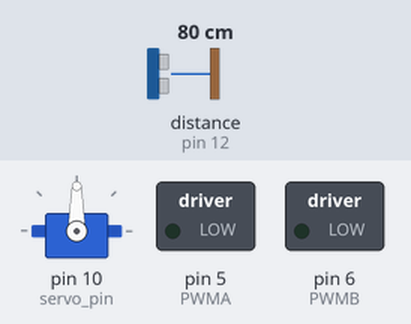
The sketch below on a simulated Arduino Uno, built with avr-gcc and run on an emulated ATmega328P. On the bench: servo, switched loads named in the sketch (green lamp = pin HIGH). Wiring (inferred from the names in the program): ultrasonic range finder: trigger pin 13; echo pin 12. The test bench sets the inputs (shaded band); at power-on: distance to the obstacle (sensor on pin 12) 80 cm. The echo pulse lasts 58.3 µs per cm; random numbers use the default seed unless the sketch sets one; pins used as bus, display or sensor lines are not drawn.

Above: at 0.1 s.
6.3 s: distance to the obstacle (sensor on pin 12) set to 2 cm
At 7.2 s:
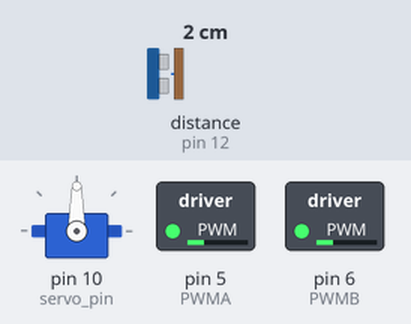
9.3 s: distance to the obstacle (sensor on pin 12) set to 35 cm
12.3 s: distance to the obstacle (sensor on pin 12) set to 4 cm
At 13.3 s:
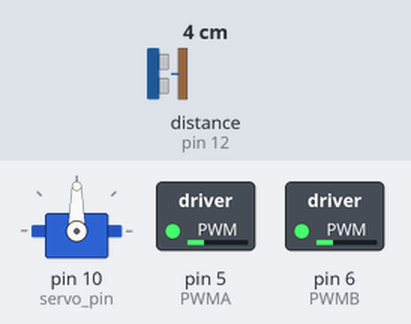
15.3 s: distance to the obstacle (sensor on pin 12) set to 60 cm
18.3 s: distance to the obstacle (sensor on pin 12) set to 9 cm
At 19.1 s:
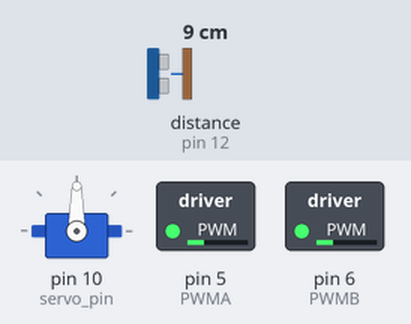
Timing chart, 0 to 22.3 s (numbered marks = the images above; inputs shaded):
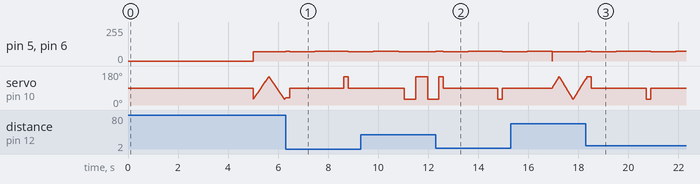

Measured:
- after the input at 6.3 s, pin 5 (PWMA), pin 6 (PWMB): 70/255 → 75/255 at once, → 70/255 0.14 s later, → 75/255 1.0 s later, → 70/255 1.4 s later
- after the input at 12.3 s, pin 5 (PWMA), pin 6 (PWMB): 70/255 → 75/255 at once, → 70/255 0.29 s later, → 75/255 1.0 s later, → 70/255 1.4 s later
- after the input at 18.3 s, pin 5 (PWMA), pin 6 (PWMB): goes 75/255 0.22 s, 70/255 1.0 s, 75/255 1.4 s, 70/255 1.0 s, then 75/255, starting at once

The sketch:

005_Car_servo_sensor_v3.ino
```cpp
/*
for the SmartCar Shield v1.1, this has the TB6612FNG H-Bridge motor controller https://dronebotworkshop.com/tb6612fng-h-bridge/
*/

#define PWMA 5 //this pin controls speed of motor A (left) - analog value 30-255 only (min speed 30 from experimentation, anything below this does not deliver sufficient power to run all 4 motors)
#define PWMB 6 //this pin controls speed of motor B (right) - analog value 30-255 only
#define AIN1 7 //controls power to motor A --read the RED labels on the pinout on the circuit schematic for the shield. https://drive.google.com/file/d/17PbbtRU9EobVzNFHf3JRnfc0aW9sLZYT/view?usp=sharing
#define BIN1 8 //controls power to motor B
#define STBY 3 //standby pin
float MotorSpeed =70; //fixed motor speed for now - write this to PWM. will later have this variable rewritten using a controller. If A and B have different speeds, the car will turn.

/*
---MOTOR SIDES---
LEFT  Motors A. FRONT M1, REAR M4
RIGHT Motors B. FRONT M2, REAR M3 --note that FRONT and REAR motors cannot be controlled individually.

---CONTROLLING THE MOTORS--- both motors A and B have 2 inputs.
IN1 	IN2 	Mode
HIGH  HIGH 	Short Brake --since IN2 is IN1 passed through Schmitt, I am not sure how to get these first 2 motor modes...
LOW  	LOW 	Stop ^
HIGH  LOW   Clockwise
LOW 	HIGH 	Counterclockwise

---DIRECTIONALS---
Dir     Motor A   Motor B
FORWARD HIGH      HIGH
REVERSE LOW       LOW
LEFT    HIGH      LOW
RIGHT   LOW       HIGH

---MOTOR SPEEDS (on carpet)---
Experiment, run the car for 1000ms, then pause. Measure distance in meters.

PWM value   Speed m/s
30          0.06
50          0.13
100         0.29
125         0.37
150         0.47
200         0.63
255         0.81
*/

#define trig 13 //define ultrasonic trig pin on the arduino
#define echo 12 //the echo pin on the ultrasonic sensor
float distance;
float pulse_time;
int hit = 20; //minimum distance to avoid collision in cm

#include <Servo.h>
#define servo_pin 10 //define pin connection for the servo
Servo scanner; //create a named servo called scanner
float pos=40; //create a variable that can be adjusted to be the angle of the servo 0-180 only. 0-90 = right side, 90-180 = left side

void setup() {
  Serial.begin(9600);
  digitalWrite(STBY,HIGH); //forums suggest STBY on the H-bridge needs to be held HIGH for the bridge to work. Testing shows this to be the case.

  pinMode(trig,OUTPUT); //define the ultrasonic pins as outout (trigger) and input (echo)
  pinMode(echo,INPUT);

  scanner.attach(servo_pin); //attach the servo to the arduino
  delay(5000); //just so the car doesnt start immediately with the USB cable still connected.
}

void loop() {
  for (pos=30; pos<=150; pos=pos+2){ //scan constantly between 30 and 150deg
    scanner.write(pos);
    distance_check();
    avoidance(); //check to see if an avoidance manouevure is needed
    delay(5); //a delay of 5ms is needed otherwise the servo does not have time to turn.
  }

  for (pos=150; pos>=30; pos=pos-2){ //scan constantly from 150 back to 30deg
    scanner.write(pos);
    distance_check();
    avoidance(); //check to see if an avoidance manouevure is needed - otherwise move forward. this is entirely embedded within this function
    delay(5);
  }
}

/* main functions for motion of the car defined below */

void distance_check(){
  digitalWrite(trig,LOW);
  delayMicroseconds(2); //this guarantees no signal is currently being sent
  digitalWrite(trig,HIGH);
  delayMicroseconds(10); //send a 10us long burst of ultrasonic pulses -- this can be higher or lower, but 10us seems to work best
  digitalWrite(trig,LOW);

  pulse_time = pulseIn(echo,HIGH); //look for echo to run high - counts in us

  distance = 0.5*pulse_time*0.0343;
  return distance; //distance in cm
}

void forward(){
  analogWrite(PWMA,MotorSpeed);
  analogWrite(PWMB,MotorSpeed);
  digitalWrite(AIN1,HIGH);
  digitalWrite(BIN1,HIGH);
}

void turn_left(){
  digitalWrite(AIN1,HIGH);
  digitalWrite(BIN1,LOW);
  analogWrite(PWMA,75);
  analogWrite(PWMB,75);
}

void turn_right(){
  digitalWrite(AIN1,LOW);
  digitalWrite(BIN1,HIGH);
  analogWrite(PWMA,75);
  analogWrite(PWMB,75);
}

void reverse(){
  digitalWrite(AIN1,LOW);
  digitalWrite(BIN1,LOW);
  analogWrite(PWMA,MotorSpeed);
  analogWrite(PWMB,MotorSpeed);
}

void stop(){
  analogWrite(PWMA,0); //power to motors =0
  analogWrite(PWMB,0);
}

void rotate90left(){ //calibrated to rotate the car exactly 90 degrees to the left
  turn_left();
  delay(1000);
  stop();
}

void rotate90right(){ //calibrated to rotate the car exactly 90 degees to the right
  turn_right();
  delay(1000);
  stop();
}

void avoidance(){
  if (distance<hit && pos==90){ //if obstacle is ahead, reverse slightly and turn left 90 degrees
    reverse();
    delay(1000);
    if (random(1,10)<=5){
      rotate90left();
    }
    else{
      rotate90right();
    }
  }
  if (distance<hit && pos<90){ //turn left if obstacle is on the right
    turn_left();
  }
  if (distance<hit && pos>90){ //turn right if obstacle is on the left
    turn_right();
  }
  if (distance>hit){ //only move forward if there is no obstacle within range
    forward();
  }
}
```
